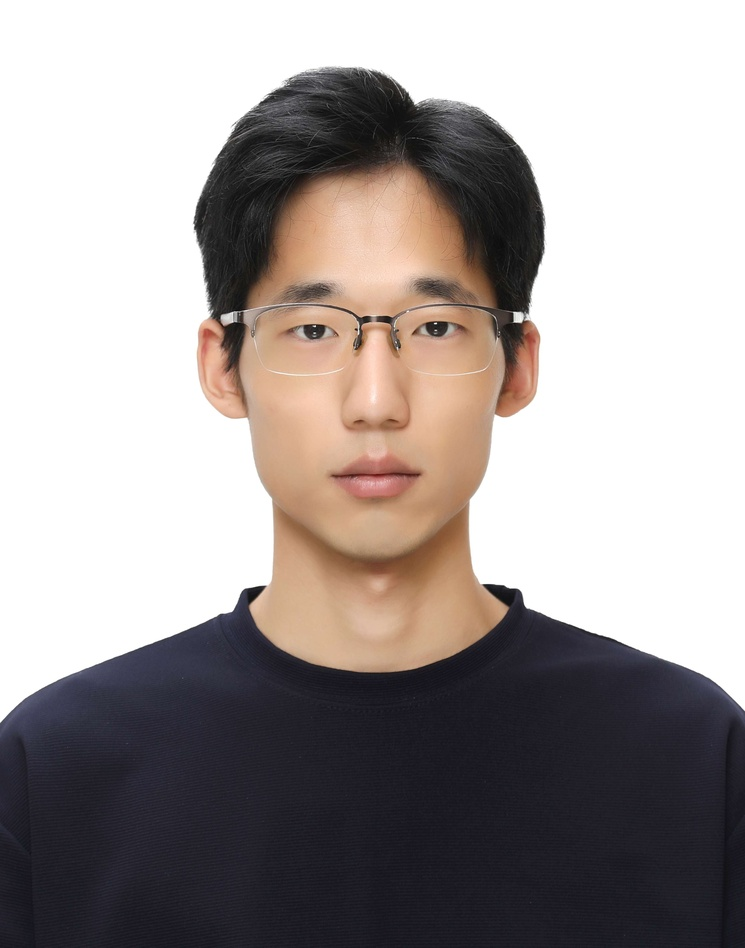
//> input picture opencv/data/1690266939270.jpg, 745 x 948 px, shrunk from 3300 x 4200 before the run, given in place of the camera
$ ./48_fast_cam   (built with g++ and OpenCV 4)
//> lines starting //> are read from the running program, lines starting //| are printed output that depends on the picture
#include </home/aa/Big2025/opencv/part2/color.hpp>
#include <iostream>
#include <opencv2/opencv.hpp>
#include <vector>

using namespace std;
using namespace cv;

String folderPath = "/home/aa/Big2025/opencv/data/";

int main()
{
    VideoCapture cap(0);
    Ptr<Feature2D> feature = ORB::create();
    vector<KeyPoint> keypoints;
    vector<Point2f> corners;
    Mat img, img1, img2, gray_img, desc;
    while (true)
    {
        cap >> img;
//> img is the input picture: 948 rows x 745 cols, CV_8UC3; mean B, G, R 154.4, 156, 163.1
        img1 = img.clone();
        img2 = img.clone();

        // FAST
        cvtColor(img, gray_img, COLOR_BGR2GRAY);
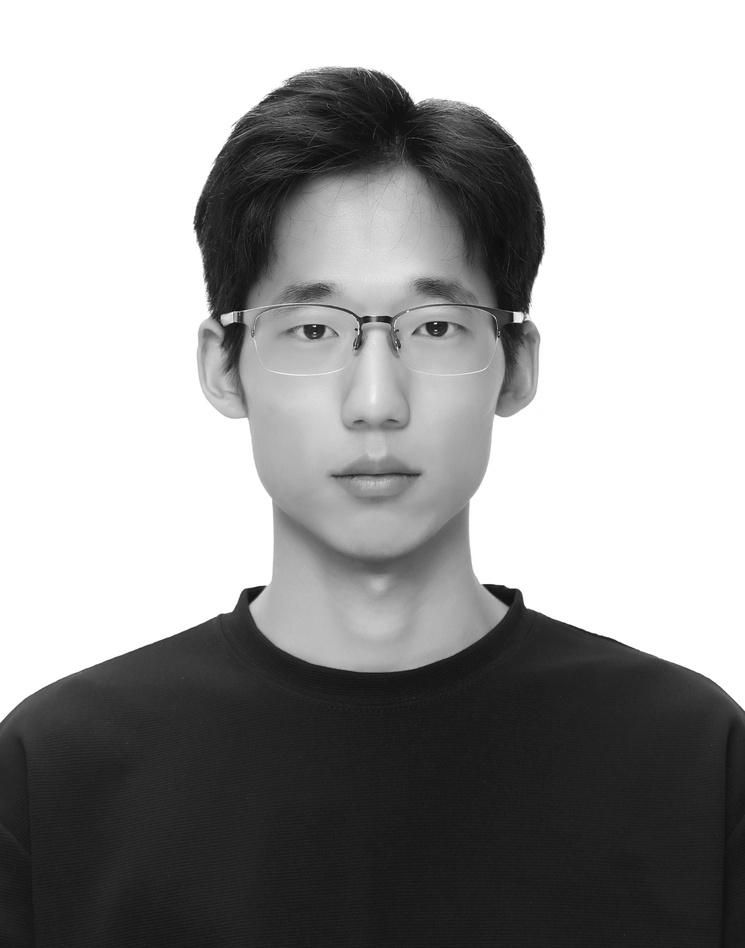
//> gray_img: 948 rows x 745 cols, CV_8UC1; min 5, max 255, mean 157.9
        FAST(gray_img, keypoints, 60, true);
//> keypoints = 100 keypoints; strongest (x, y, size): (435, 323, 7), (315, 326, 7), (514, 321, 7), (435, 330, 7)
        for (auto &k : keypoints)
        {
//> (the run ends here: the program needs code that is not available in this run, at `circle(img, Point(cvRound(k.pt.x), cvRound(k.pt.y)), 5, red, 2);`)

$ run again, on opencv/data/building.jpg
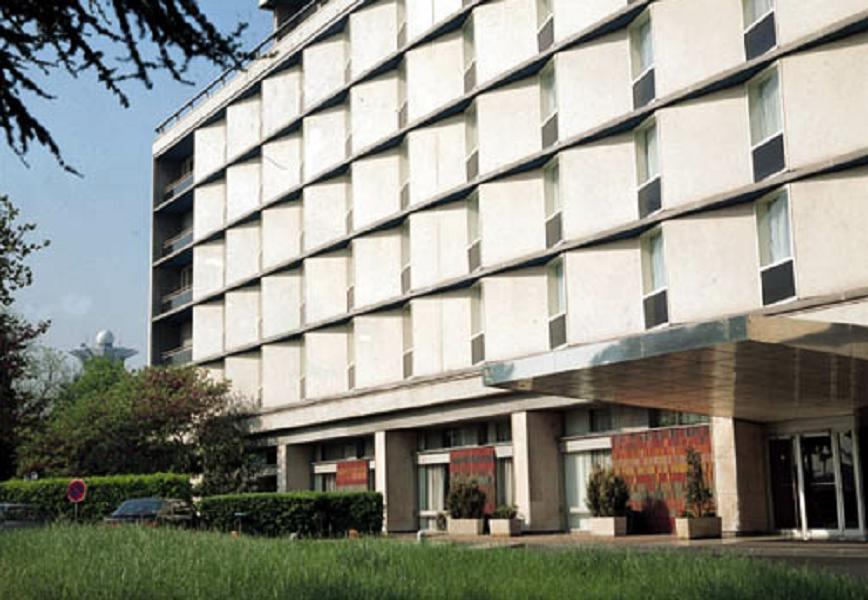
//> input picture opencv/data/building.jpg, 868 x 600 px, given in place of the camera
//> img is the input picture: 600 rows x 868 cols, CV_8UC3; mean B, G, R 133.7, 143.6, 142.9
//> `cvtColor(img, gray_img, COLOR_BGR2GRAY);`:
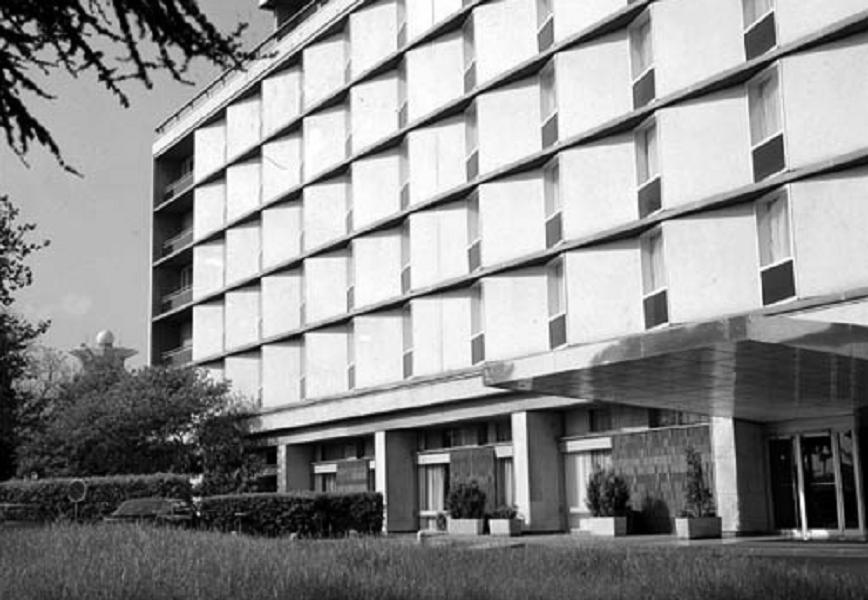
//> gray_img: 600 rows x 868 cols, CV_8UC1; min 0, max 255, mean 142.3
//> keypoints = 579 keypoints; strongest (x, y, size): (198, 514, 7), (791, 261, 7), (772, 13, 7), (781, 135, 7)
